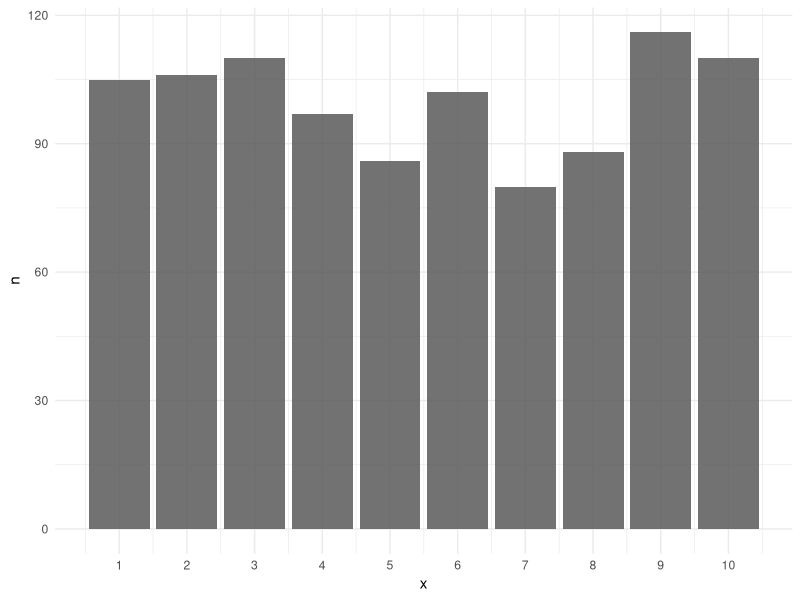
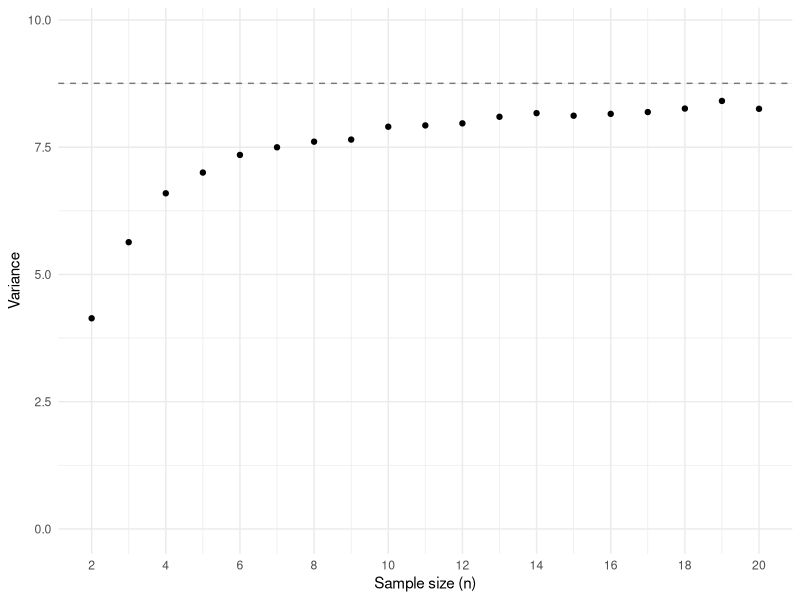
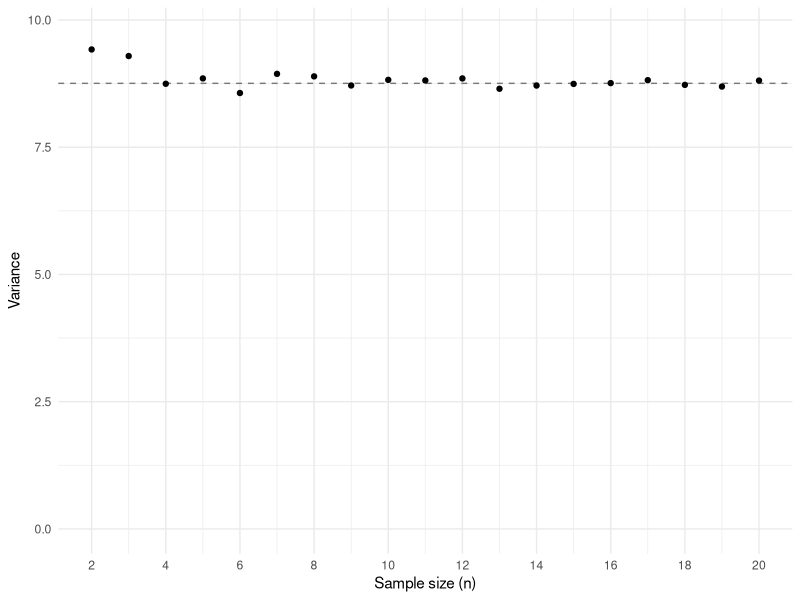
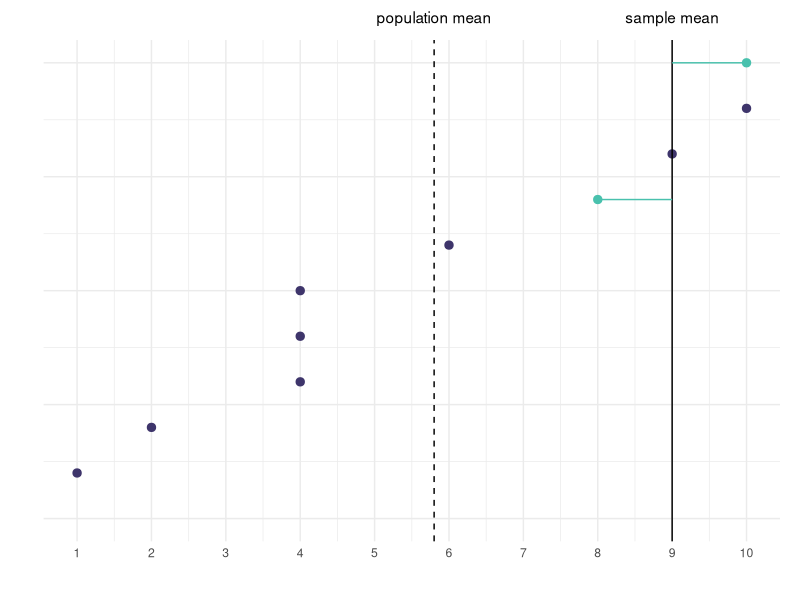
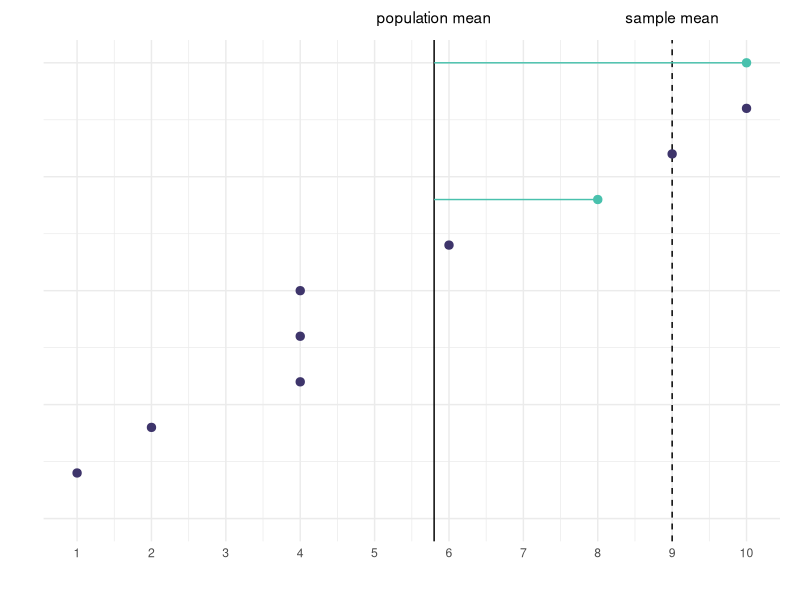
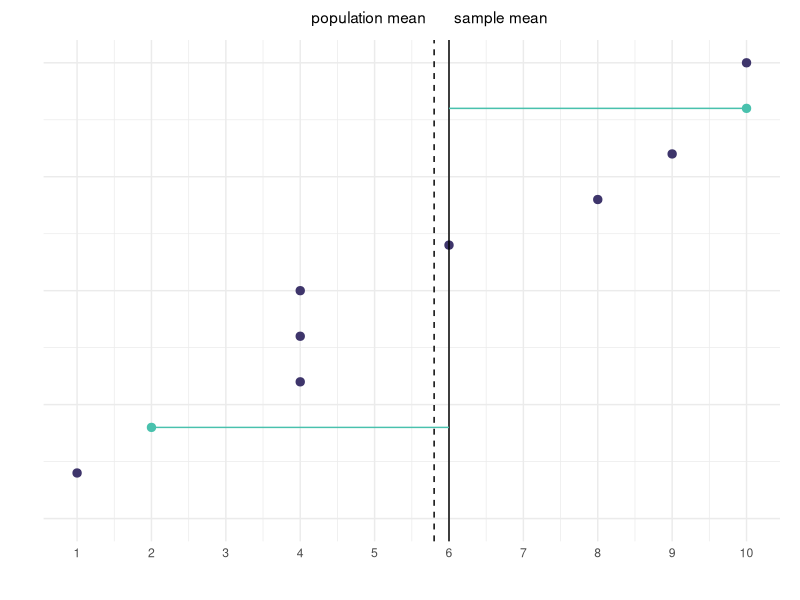
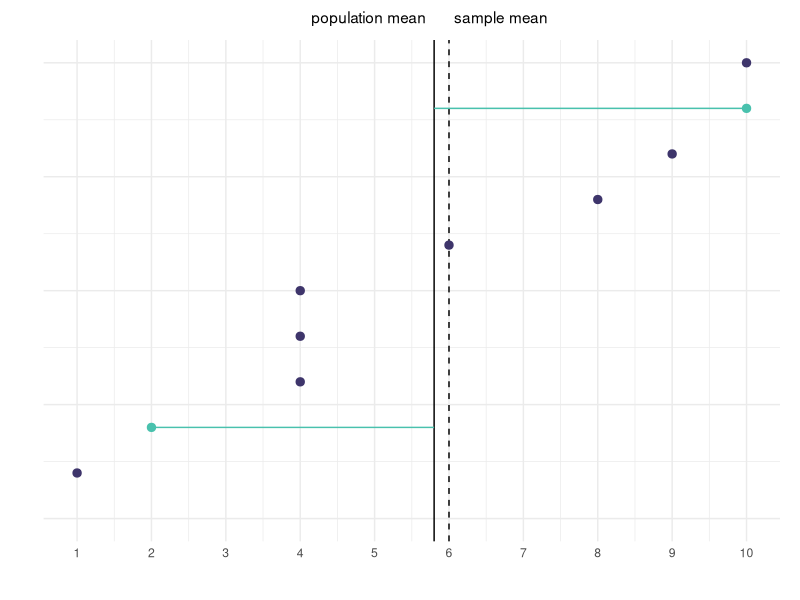
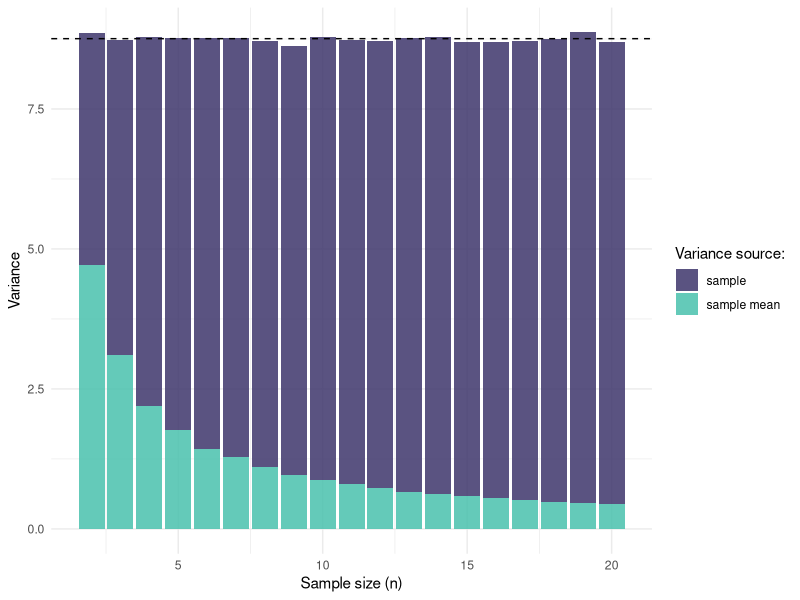

Write the R code that produced these figures, in order.
## ---- chunk 1
#| message: false

# Load packages
library(tidyverse)
library(viridis)

# Create our own variance function that returns the population or sample 
# variance
my_var <- function(x, population = FALSE) {
  if (population) {
    sum((x - mean(x))^2)/length(x)
  } else {
    sum((x - mean(x))^2)/(length(x) - 1)
  }
}

# Set the default ggplot theme
theme_set(theme_minimal())

# Set options
options(
  knitr.kable.NA = "",
  digits = 2
)
## ---- chunk 2
#| label: fig-population
#| fig-cap: The population in our example

# Set the seed for reproducibility
set.seed(1212)

# Create a population consisting of values ranging from 1 to 10
population <- sample(1:10, size = 1000, replace = TRUE)

# Calculate the population variance
sigma <- my_var(population, population = TRUE)

# Visualize the population
ggplot(tibble(population = population), mapping = aes(x = population)) +
  geom_bar(alpha = .85) +
  labs(x = "x", y = "n") +
  scale_x_continuous(breaks = 1:10)
## ---- chunk 3
# Draw a single sample from the population
sample <- sample(population, size = 5)
## ---- chunk 4
#| label: fig-variance-bias
#| fig-cap: A demonstration that dividing by 1 causes a bias
#| fig-subcap: 
#|   - Variance with division by 1
#|   - Variance with division by  n - 1
#| column: page
#| layout-ncol: 2

# Create an empty data frame with the simulation parameters
samples <- crossing(
    n = 2:20,
    i = 1:1000
  )

# Calculate the mean, sample variance, and population variance 
# for each combination of n and i
samples <- samples %>%
  rowwise() %>%
  mutate(
    var_unbiased = my_var(sample(population, n), population = FALSE),
    var_biased = my_var(sample(population, n), population = TRUE)
  )

# Plot the results in two separate plots
ggplot(samples, aes(x = n, y = var_biased)) +
  geom_hline(yintercept = sigma, linetype = "dashed", alpha = .5) +
  stat_summary(fun = "mean", geom = "point") +
  labs(x = "Sample size (n)", y = "Variance") +
  coord_cartesian(ylim = c(0, sigma + 1)) +
  scale_x_continuous(breaks = seq(from = 2, to = 20, by = 2))

ggplot(samples, aes(x = n, y = var_unbiased)) +
  geom_hline(yintercept = sigma, linetype = "dashed", alpha = .5) +
  stat_summary(fun = "mean", geom = "point") +
  labs(x = "Sample size (n)", y = "Variance") +
  coord_cartesian(ylim = c(0, sigma + 1)) +
  scale_x_continuous(breaks = seq(from = 2, to = 20, by = 2))
## ---- chunk 5
#| label: fig-bias-illustration-1
#| fig-cap: An illustration of how using a sample mean introduces bias
#| fig-subcap: 
#|   - Deviations from the sample mean
#|   - Deviations from the population mean
#| warning: false
#| column: page
#| layout-ncol: 2

# Create the population
x <- c(1, 2, 4, 4, 4, 6, 8, 9, 10, 10)

# Create a sample
sample1 <- tibble(
    index = 1:10,
    value = x,
    sample = c(0, 0, 0, 0, 0, 0, 1, 0, 0, 1),
    mean = mean(c(8, 10)),
    mu = mean(x)
  ) %>%
  mutate(
    mean = ifelse(sample == 1, mean, NA),
    mu = ifelse(sample == 1, mu, NA)
  )

# Plot the results
ggplot(sample1, aes(x = index, y = value, color = factor(sample))) +
  geom_hline(aes(yintercept = mu), linetype = "dashed") +
  geom_point(size = 2.5) +
  geom_hline(aes(yintercept = mean), linetype = "solid") +
  geom_segment(aes(xend = index, y = mean, yend = value), linetype = "solid") +
  annotate("text", x = 11, y = 5.8, label = "population mean") +
  annotate("text", x = 11, y = 9, label = "sample mean") +
  labs(x = "", y = "") +
  scale_color_viridis(
    option = "mako", 
    discrete = TRUE, 
    begin = .25, 
    end = .75
  ) +
  coord_flip(clip = "off", xlim = c(0, 10)) +
  scale_y_continuous(breaks = 1:10) +
  guides(color = "none") +
  theme(
    axis.text.y = element_blank(),
    plot.margin = unit(c(2, 1, 1, 1), "lines")
  )

ggplot(sample1, aes(x = index, y = value, color = factor(sample))) +
  geom_hline(aes(yintercept = mean), linetype = "dashed") +
  geom_point(size = 2.5) +
  geom_hline(aes(yintercept = mu), linetype = "solid") +
  geom_segment(aes(xend = index, y = mu, yend = value), linetype = "solid") +
  annotate("text", x = 11, y = 5.8, label = "population mean") +
  annotate("text", x = 11, y = 9, label = "sample mean") +
  labs(x = "", y = "") +
  scale_color_viridis(
    option = "mako", 
    discrete = TRUE, 
    begin = .25, 
    end = .75
  ) +
  coord_flip(clip = "off", xlim = c(0, 10)) +
  scale_y_continuous(breaks = 1:10) +
  guides(color = "none") +
  theme(
    axis.text.y = element_blank(),
    plot.margin = unit(c(2, 1, 1, 1), "lines")
  )
## ---- chunk 6
#| label: fig-bias-illustration-2
#| fig-cap: Another illustration of how using a sample mean introduces bias
#| fig-subcap: 
#|   - Deviations from the sample mean
#|   - Deviations from the population mean
#| warning: false
#| column: page
#| layout-ncol: 2

# Create a second sample
sample2 <- tibble(
    index = 1:10,
    value = x,
    sample = c(0, 1, 0, 0, 0, 0, 0, 0, 1, 0),
    mean = mean(c(2, 10)),
    mu = mean(x)
  ) %>%
  mutate(
    mean = ifelse(sample == 1, mean, NA),
    mu = ifelse(sample == 1, mu, NA)
  )

# Plot the results
ggplot(sample2, aes(x = index, y = value, color = factor(sample))) +
  geom_hline(aes(yintercept = mu), linetype = "dashed") +
  geom_point(size = 2.5) +
  geom_hline(aes(yintercept = mean), linetype = "solid") +
  geom_segment(aes(xend = index, y = mean, yend = value), linetype = "solid") +
  annotate("text", x = 11, y = 4.92, label = "population mean") +
  annotate("text", x = 11, y = 6.7, label = "sample mean") +
  labs(x = "", y = "") +
  scale_color_viridis(
    option = "mako", 
    discrete = TRUE, 
    begin = .25, 
    end = .75
  ) +
  coord_flip(clip = "off", xlim = c(0, 10)) +
  scale_y_continuous(breaks = 1:10) +
  guides(color = "none") +
  theme(
    axis.text.y = element_blank(),
    plot.margin = unit(c(2, 1, 1, 1), "lines")
  )
  
ggplot(sample2, aes(x = index, y = value, color = factor(sample))) +
  geom_hline(aes(yintercept = mean), linetype = "dashed") +
  geom_point(size = 2.5) +
  geom_hline(aes(yintercept = mu), linetype = "solid") +
  geom_segment(aes(xend = index, y = mu, yend = value), linetype = "solid") +
  annotate("text", x = 11, y = 4.92, label = "population mean") +
  annotate("text", x = 11, y = 6.7, label = "sample mean") +
  labs(x = "", y = "") +
  scale_color_viridis(
    option = "mako", 
    discrete = TRUE, 
    begin = .25, 
    end = .75
  ) +
  coord_flip(clip = "off", xlim = c(0, 10)) +
  scale_y_continuous(breaks = 1:10) +
  guides(color = "none") +
  theme(
    axis.text.y = element_blank(),
    plot.margin = unit(c(2, 1, 1, 1), "lines")
  )
## ---- chunk 7
#| label: fig-sources-of-variance
#| fig-cap: Sources of variance

# Calculate the variance sources per sample size
variance_sources <- samples %>%
  mutate(var_mean = var_unbiased / n) %>%
  group_by(n) %>%
  summarize(
    var_biased = mean(var_biased),
    var_unbiased = mean(var_unbiased),
    var_mean = mean(var_mean)
  ) %>%
  pivot_longer(cols = c(var_biased, var_mean), names_to = "variance_source", 
    values_to = "variance") %>%
  mutate(variance_source = recode(variance_source, "var_biased" = 
      "sample", "var_mean" = "sample mean"))

# Plot the results
ggplot(variance_sources, aes(x = n, fill = variance_source, y = variance)) +
  geom_col(alpha = .85) +
  geom_hline(yintercept = sigma, linetype = "dashed") +
  labs(x = "Sample size (n)", y = "Variance", fill = "Variance source:") +
  scale_fill_viridis(option = "mako", discrete = TRUE, begin = .25, end = .75)
